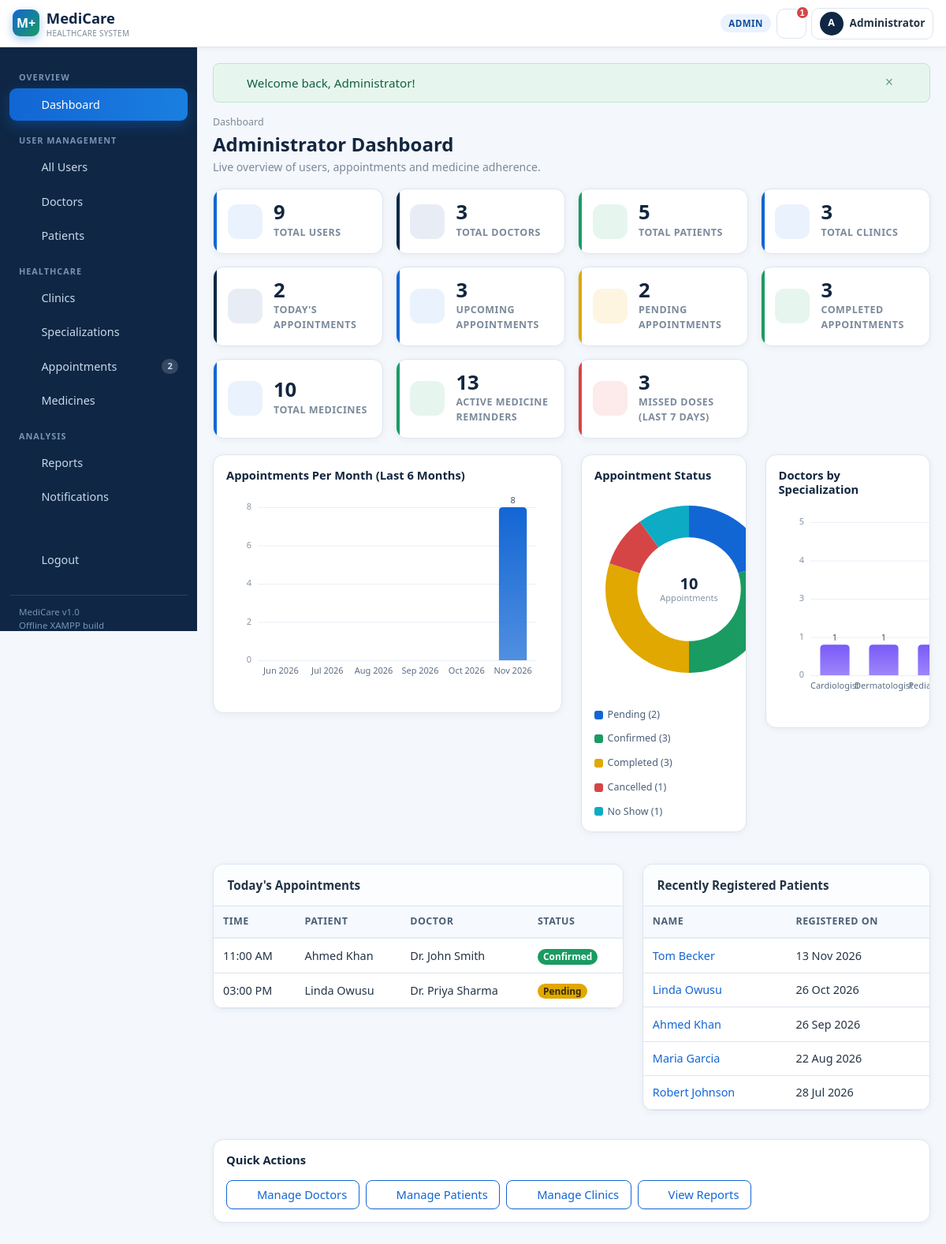
Page /admin/dashboard.php (signed in) on the committed database.
### tables this page shows
CREATE TABLE `appointments` (
    `id`               INT UNSIGNED NOT NULL AUTO_INCREMENT,
    `patient_id`       INT UNSIGNED NOT NULL,
    `doctor_id`        INT UNSIGNED NOT NULL,
    `clinic_id`        INT UNSIGNED DEFAULT NULL,
    `appointment_date` DATE NOT NULL,
    `start_time`       TIME NOT NULL,
    `end_time`         TIME NOT NULL,
    `status`           ENUM('pending','confirmed','completed','cancelled','no_show')
                       NOT NULL DEFAULT 'pending',
    `reason`           VARCHAR(200) DEFAULT NULL,
    `notes`            TEXT DEFAULT NULL,
    `consultation_fee` DECIMAL(10,2) NOT NULL DEFAULT 0.00
                       COMMENT 'Fee captured at booking time (historic value)',
    `payment_status`   ENUM('pending','paid') NOT NULL DEFAULT 'pending',
    `created_at`       DATETIME NOT NULL DEFAULT CURRENT_TIMESTAMP,
    `updated_at`       DATETIME NOT NULL DEFAULT CURRENT_TIMESTAMP ON UPDATE CURRENT_TIMESTAMP,
    PRIMARY KEY (`id`),
    KEY `idx_appt_doctor_slot`  (`doctor_id`,`appointment_date`,`start_time`),
    KEY `idx_appt_patient_date` (`patient_id`,`appointment_date`),
    KEY `idx_appt_status`       (`status`),
    KEY `idx_appt_clinic`       (`clinic_id`),
    CONSTRAINT `fk_appt_patient`
        FOREIGN KEY (`patient_id`) REFERENCES `patients` (`id`)
        ON DELETE RESTRICT ON UPDATE CASCADE,
    CONSTRAINT `fk_appt_doctor`
        FOREIGN KEY (`doctor_id`) REFERENCES `doctors` (`id`)
        ON DELETE RESTRICT ON UPDATE CASCADE,
    CONSTRAINT `fk_appt_clinic`
        FOREIGN KEY (`clinic_id`) REFERENCES `clinics` (`id`)
        ON DELETE SET NULL ON UPDATE CASCADE
);

CREATE TABLE `patients` (
    `id`                      INT UNSIGNED NOT NULL AUTO_INCREMENT,
    `user_id`                 INT UNSIGNED NOT NULL,
    `first_name`              VARCHAR(60) NOT NULL,
    `last_name`               VARCHAR(60) NOT NULL,
    `gender`                  ENUM('Male','Female','Other') NOT NULL DEFAULT 'Male',
    `date_of_birth`           DATE DEFAULT NULL,
    `blood_group`             ENUM('A+','A-','B+','B-','AB+','AB-','O+','O-','Unknown')
                              NOT NULL DEFAULT 'Unknown',
    `phone`                   VARCHAR(20) NOT NULL,
    `address`                 VARCHAR(200) DEFAULT NULL,
    `emergency_contact_name`  VARCHAR(80)  DEFAULT NULL,
    `emergency_contact_phone` VARCHAR(20)  DEFAULT NULL,
    `registration_date`       DATE NOT NULL,
    `status`                  ENUM('active','inactive') NOT NULL DEFAULT 'active',
    PRIMARY KEY (`id`),
    UNIQUE KEY `uq_patient_user` (`user_id`),
    KEY `idx_patient_status` (`status`),
    KEY `idx_patient_name` (`last_name`,`first_name`),
    CONSTRAINT `fk_patients_user`
        FOREIGN KEY (`user_id`) REFERENCES `users` (`id`)
        ON DELETE CASCADE ON UPDATE CASCADE
);

### admin/dashboard.php (the view, shortened to what the rows shown need)
<?php
require_once __DIR__ . '/../includes/appointments.php';
$stats = [
    'users'            => (int) db_scalar('SELECT COUNT(*) FROM users'),
    'doctors'          => (int) db_scalar('SELECT COUNT(*) FROM doctors'),
    'patients'         => (int) db_scalar('SELECT COUNT(*) FROM patients'),
    'clinics'          => (int) db_scalar('SELECT COUNT(*) FROM clinics'),
    'today_appts'      => (int) db_scalar('SELECT COUNT(*) FROM appointments WHERE appointment_date = CURDATE()'),
    'upcoming_appts'   => (int) db_scalar(
        "SELECT COUNT(*) FROM appointments
          WHERE appointment_date > CURDATE() AND status IN ('pending','confirmed')"
    ),
    'pending_appts'    => (int) db_scalar("SELECT COUNT(*) FROM appointments WHERE status = 'pending'"),
    'completed_appts'  => (int) db_scalar("SELECT COUNT(*) FROM appointments WHERE status = 'completed'"),
    'medicines'        => (int) db_scalar('SELECT COUNT(*) FROM medicines'),
    'active_reminders' => (int) db_scalar("SELECT COUNT(*) FROM medicine_reminders WHERE status = 'active'"),
    'missed_doses'     => (int) db_scalar(
        "SELECT COUNT(*) FROM medicine_logs WHERE action = 'missed' AND scheduled_at >= ?",
        [date('Y-m-d H:i:s', strtotime('-7 days'))]
    ),
];
$months = [];
for ($i = 5; $i >= 0; $i--) {
    $ym = date('Y-m', strtotime("-$i months"));
    $months[$ym] = date('M Y', strtotime("-$i months"));
}
$firstMonthStart = date('Y-m-01', strtotime('-5 months'));
$monthRows = db_all(
    "SELECT DATE_FORMAT(appointment_date, '%Y-%m') AS ym, COUNT(*) AS cnt
       FROM appointments
      WHERE appointment_date >= ?
      GROUP BY ym",
    [$firstMonthStart]
);
$monthCounts = [];
foreach ($monthRows as $r) { $monthCounts[$r['ym']] = (int) $r['cnt']; }
$apptLabels = [];
$apptValues = [];
foreach ($months as $ym => $label) {
    $apptLabels[] = $label;
    $apptValues[] = $monthCounts[$ym] ?? 0;
}
$statusRows = db_all('SELECT status, COUNT(*) AS cnt FROM appointments GROUP BY status');
$statusCounts = [];
foreach ($statusRows as $r) { $statusCounts[$r['status']] = (int) $r['cnt']; }
$statusLabels = [];
$statusValues = [];
foreach (appointment_statuses() as $s) {
    $statusLabels[] = nice_label($s);
    $statusValues[] = $statusCounts[$s] ?? 0;
}
$specRows = db_all(
    "SELECT COALESCE(s.specialization_name, 'Unassigned') AS label, COUNT(*) AS cnt
       FROM doctors d
       LEFT JOIN specializations s ON s.id = d.specialization_id
      GROUP BY label
      ORDER BY cnt DESC"
);
$specLabels = array_map(function ($r) { return $r['label']; }, $specRows);
$specValues = array_map(function ($r) { return (int) $r['cnt']; }, $specRows);
$todayAppointments = db_all(
    appointment_select_sql() . ' WHERE a.appointment_date = CURDATE() ORDER BY a.start_time LIMIT 10'
);
$recentPatients = db_all(
    'SELECT p.*, u.email
       FROM patients p
       JOIN users u ON u.id = p.user_id
      ORDER BY p.registration_date DESC, p.id DESC
      LIMIT 5'
);
include __DIR__ . '/../includes/header.php';
?>
<div class="page-head">
    <div>
        <h1>Administrator Dashboard</h1>
    </div>
</div>
<div class="stat-grid">
    <div class="stat green"><div class="stat-ic"><?= icon('patient') ?></div>
        <div><div class="stat-value"><?= (int) $stats['patients'] ?></div><div class="stat-label">Total Patients</div></div></div>
</div>
<div class="row mt-1">
    <div class="col-lg-7 mb-3">
        <div class="table-card">
            <div class="table-responsive">
                <table class="table table-hover align-middle mb-0">
                    <thead><tr><th>Time</th><th>Patient</th><th>Doctor</th><th>Status</th></tr></thead>
                    <tbody>
                    <?php if (!$todayAppointments): ?>
                        <tr><td colspan="4"><div class="empty"><?= icon('calendar') ?><div>No appointments scheduled for today.</div></div></td></tr>
                    <?php else: foreach ($todayAppointments as $a): ?>
                        <tr>
                            <td><?= e(format_time($a['start_time'])) ?></td>
                            <td><?= e($a['patient_name']) ?></td>
                            <td><?= e($a['doctor_name']) ?></td>
                            <td><?= status_badge($a['status']) ?></td>
                        </tr>
                    <?php endforeach; endif; ?>
                    </tbody>
                </table>
            </div>
        </div>
    </div>
    <div class="col-lg-5 mb-3">
        <div class="table-card">
            <div class="table-responsive">
                <table class="table table-hover align-middle mb-0">
                    <thead><tr><th>Name</th><th>Registered On</th></tr></thead>
                    <tbody>
                    <?php if (!$recentPatients): ?>
                        <tr><td colspan="2"><div class="empty"><?= icon('patient') ?><div>No patients yet.</div></div></td></tr>
                    <?php else: foreach ($recentPatients as $p): ?>
                        <tr>
                            <td><a href="<?= e(url('admin/patient_view.php?id=' . (int) $p['id'])) ?>"><?= e($p['first_name'] . ' ' . $p['last_name']) ?></a></td>
                            <td><?= e(format_date($p['registration_date'])) ?></td>
                        </tr>
                    <?php endforeach; endif; ?>
                    </tbody>
                </table>
            </div>
        </div>
    </div>
</div>
<script>
window.renderMediCareCharts = function () {
    MediCharts.bar('apptChart', {labels: <?= json_encode($apptLabels) ?>, values: <?= json_encode($apptValues) ?>});
    MediCharts.doughnut('statusChart', {
        labels: <?= json_encode($statusLabels) ?>,
        values: <?= json_encode($statusValues) ?>,
        legend: 'statusLegend',
        centerLabel: 'Appointments'
    });
    MediCharts.bar('specChart', {labels: <?= json_encode($specLabels) ?>, values: <?= json_encode($specValues) ?>, color: '#7a5af8'});
};
document.addEventListener('DOMContentLoaded', window.renderMediCareCharts);
</script>
<?php include __DIR__ . '/../includes/footer.php'; ?>

### includes/functions.php (shortened to what the rows shown need)
<?php
require_once __DIR__ . '/../config/database.php';
function e($value)
{
    return htmlspecialchars((string) $value, ENT_QUOTES | ENT_SUBSTITUTE, 'UTF-8');
}
function url($path = '')
{
    return BASE_URL . ltrim($path, '/');
}
function format_date($date, $format = 'd M Y')
{
    $ts = strtotime($date);
    return $ts ? date($format, $ts) : '-';
}
function format_time($time)
{
    $ts = strtotime($time);
    return $ts ? date('h:i A', $ts) : '-';
}
function nice_label($value)
{
    return ucwords(str_replace('_', ' ', (string) $value));
}
function badge_class($status)
{
    switch (strtolower((string) $status)) {
        case 'active':
        case 'confirmed':
        case 'paid':
        case 'taken':
        case 'approved':   return 'success';
        case 'pending':
        case 'snoozed':    return 'warning';
    }
}
function status_badge($status)
{
    return '<span class="badge bg-' . badge_class($status) . '">' . e(nice_label($status)) . '</span>';
}
function appointment_statuses() { return ['pending','confirmed','completed','cancelled','no_show']; }

### rows in the picture
appointments: id "5", start_time "11:00 AM", patient_name "Ahmed Khan", doctor_name "Dr. John Smith", status "Confirmed"
appointments: start_time "03:00 PM", patient_name "Linda Owusu", doctor_name "Dr. Priya Sharma", status "Pending"
patients: first_name+last_name "Tom Becker", registration_date "13 Nov 2026"
patients: first_name+last_name "Linda Owusu", registration_date "26 Oct 2026"
patients: first_name+last_name "Ahmed Khan", registration_date "26 Sep 2026"
patients: first_name+last_name "Maria Garcia", registration_date "22 Aug 2026"
patients: first_name+last_name "Robert Johnson", registration_date "28 Jul 2026"

### other values in the picture
APP_NAME "MediCare"
current_role() "ADMIN"
$unread "1"
substr(preg_replace('/^Dr\.\s*/', '', current_name()), 0, 1) "A"
current_name() "Administrator"
$label "Dashboard All Users Doctors Patients Clinics Specializations Appointments Medicines Reports Notifications Logout"
$badge "2"
$f['message'] "Welcome back, Administrator!"
$stats['users'] "9"
$stats['doctors'] "3"
$stats['clinics'] "3"
$stats['today_appts'] "2"
$stats['upcoming_appts'] "3"
$stats['pending_appts'] "2"
$stats['completed_appts'] "3"
